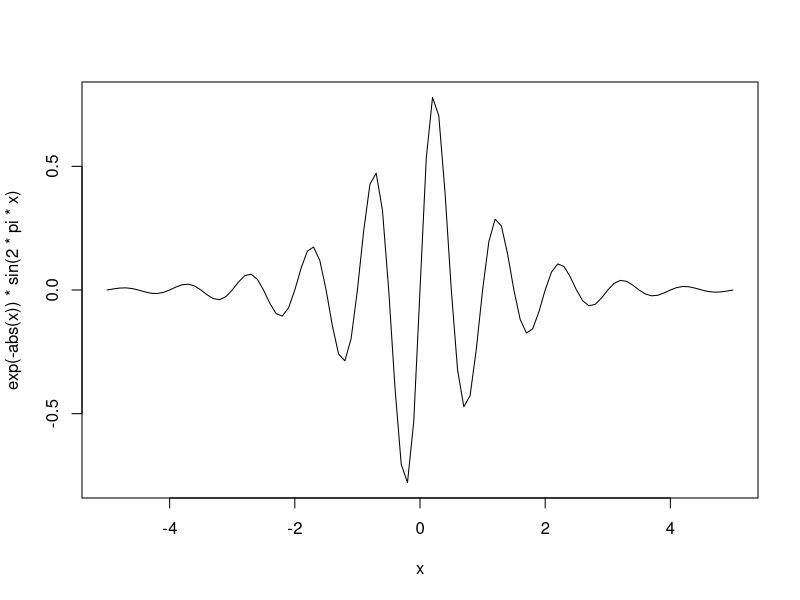
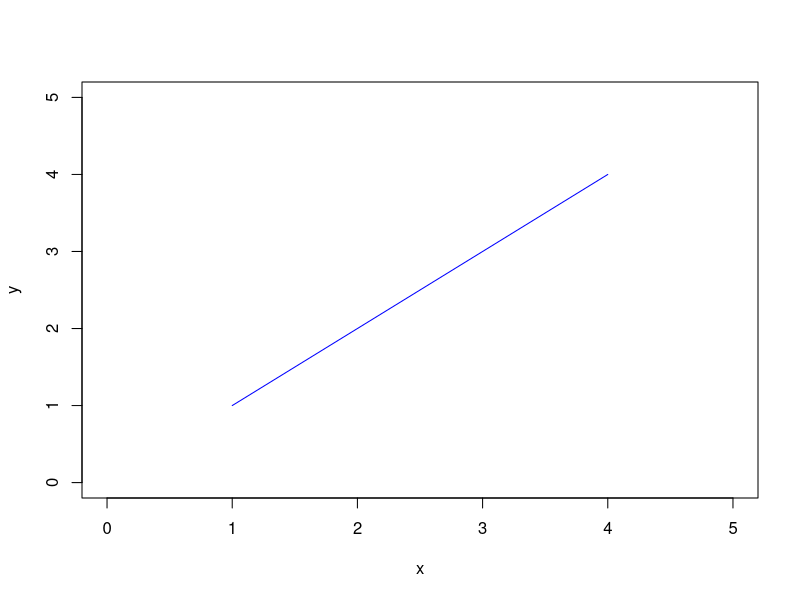
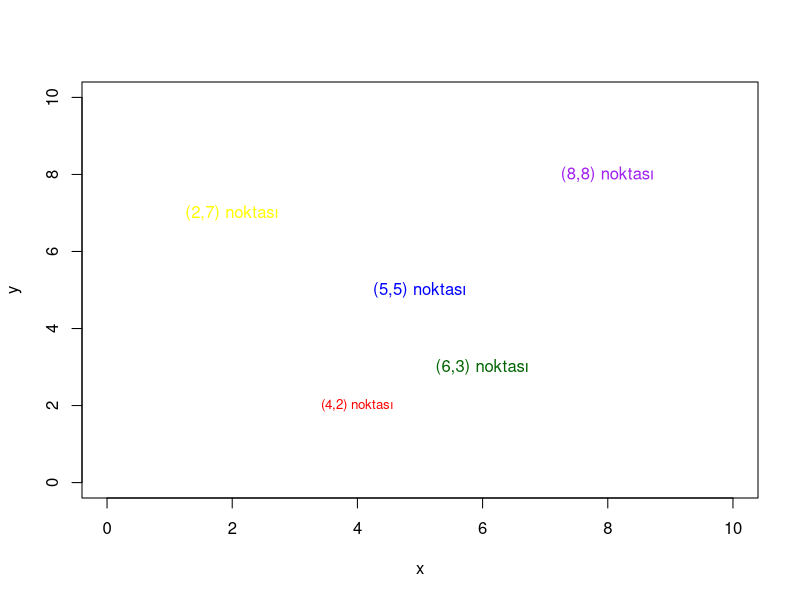
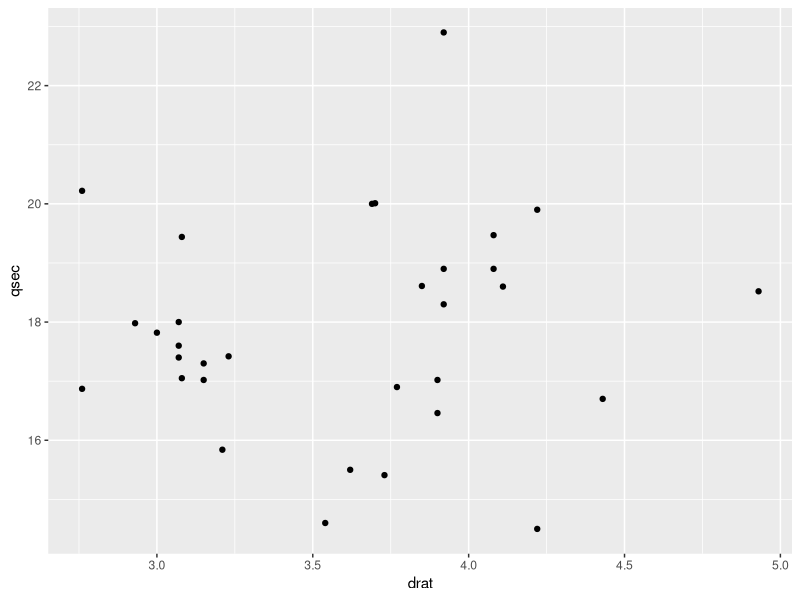
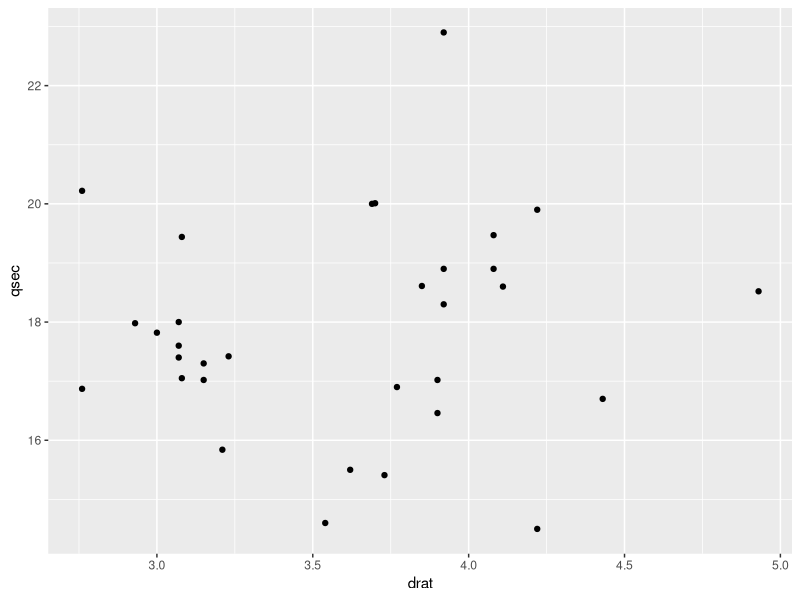
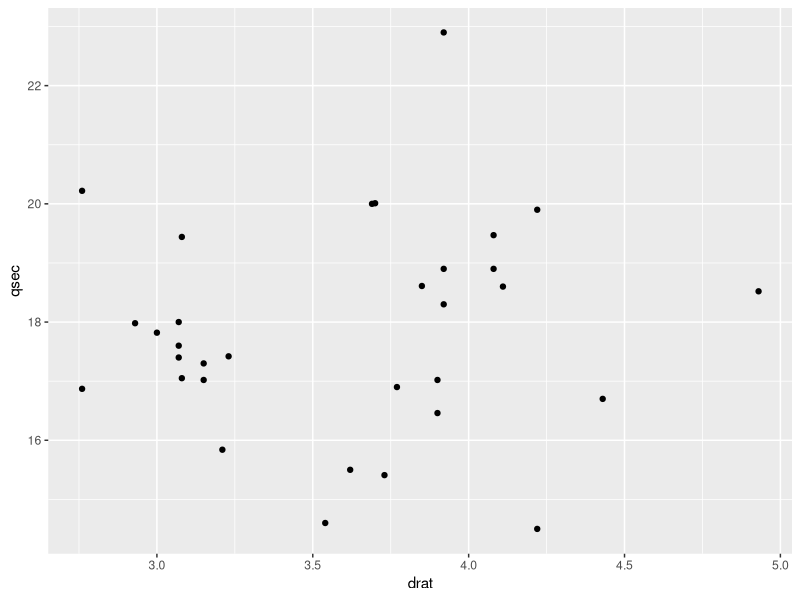
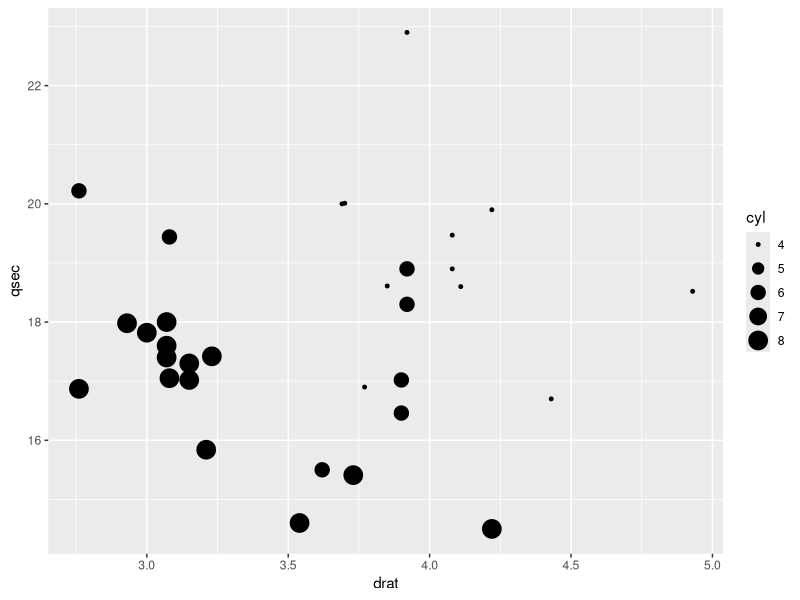
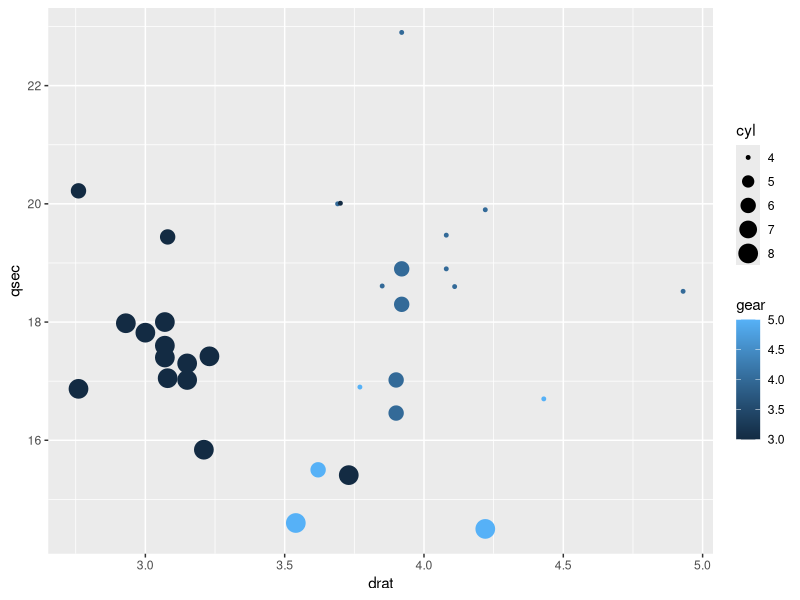

Source code (R) for these figures, in order: (Note: this script raises an error after producing the figures.)
#R'DA FONKSİYON ÇİZİMİ#
#fonksiyon çizmek için curve() kullanılır
curve(exp(-abs(x))*sin(2*pi*x), -5, 5) #exp=> çizilen fonksiyon, -5, to = 5: x ekseninin çizim aralığı.

##istenen iki çizgi arasında çizgi çizme
#segments kullanılır
plot(NULL, xlim=c(0,5),
     ylim=c(0,5),
     xlab="x",
     ylab="y") #çizim alanı oluşturur
segments(x0=1, y0=1, x1=4, y1=4, col="blue")# belirli bir segment, çizgi çizer

##grafiğe metin ekleme
#bunun için text fonksiyonu kullanılır
plot(NULL, xlim=c(0,10),
     ylim=c(0,10),
     xlab="x",
     ylab="y")
text(x=4, y=2, labels="(4,2) noktası", col="red", cex=0.8) #cex=noktanın boyutu
text(x=6, y=3, labels="(6,3) noktası" , col="darkgreen")
text(x=8, y=8, labels="(8,8) noktası", col="purple" )
text(x=5, y=5, labels="(5,5) noktası", col="blue" )
text(x=2, y=7, labels="(2,7) noktası",col="yellow" )

#QQPLOT2 KÜTÜPHANESİ#
install.packages("ggplot2")
library(ggplot2) #ggplot2 Veri görselleştirmesi yapmak için kullanılır ve özellikle veri analizi ve raporlama için yaygın olarak tercih edilen bir pakettir.
library(datasets)
qplot(x=drat, y=qsec, data=mtcars)
#ggplot yapısı basitçe söyledir
#ggplot(data,aes(x,y)+geom_point+geom_line()+geom_smooth)

#SAÇILIM GRAFİĞİ#
ggplot(mtcars, aes(x=drat, y=qsec))+geom_point()

p<-ggplot(mtcars,aes(x=drat, y=qsec))
p+geom_point()

###Aynı grafiği belirli bir değişken bakımından nasıl çizdiririz
ggplot(mtcars,aes(x=drat, y=qsec))+geom_point(aes(size=cyl)) #size=cyl nokta boyutunu belirler. Yani her bir noktanın boyutu, o noktaya karşılık gelen "cyl" değeriyle belirlenir.
ggplot(mtcars,aes(x=drat, y=qsec))+geom_point(aes(size=cyl,col=gear)) #col=gear noktaları renklendirir
ggplot(mtcars,aes(x=drat, y=qsec,size=cyl,col=gear))+geom_point() #böylede yazılabilir.
ggplot(mtcars,aes(x=drat, y=qsec))+geom_point(aes(col=as.factor(gear))) #as.factor(gear) ifadesi, "gear" değişkenini faktör veri tipine dönüştürerek renk skalasını kategorik yapar.

######ÇİZGİ GARFİĞİ#########
ggplot(cars,aes(x=speed, y=dist))+
  geom_line()
#grafiği çizgilerle birleştirilmiş noktalar şeklinde çizmek istersek
ggplot(cars,aes(x=speed,y=dist))+
  geom_point()+
  geom_line()

######SÜTUN GRAFİĞİ######
ggplot(mtcars,aes(x=carb))+
  geom_bar()
#factor değişkeni daha düzgün bir görünüme dönüştürür
ggplot(mtcars,aes(x=as.factor(carb)))+
  geom_bar()

ggplot(mtcars,aes(x=as.factor(cyl),fill=as.factor(gear)))+
  geom_bar(position="dodge")

ggplot(mtcars, aes(x=as.factor(cyl), fill=as.factor(gear))) +
  geom_bar(position=position_dodge(width=0.5))

ggplot(mtcars,aes(x=as.factor(cyl),fill=as.factor(gear)))+
  geom_bar(position="stack")

####HİSTOGRAM#####
ggplot(mtcars,aes(x=qsec))+
  geom_histogram(binwidth=1,fill="lightblue",col="orange")

####KUTU GRAFİĞİ#####
library(ggplot2)
library(grid)  # temel grafik düzenleme işlemlerini gerçekleştirmek için kullanılır.
install.packages("gridExtra") #grid paketinin temel işlevselliğini genişletir ve özellikle birden fazla ggplot nesnesini birleştirmek için kullanılır.
library(gridExtra)
p1<- ggplot(iris,aes(x=Species, y=Sepal.Length))+
  geom_boxplot()+
  theme_bw()
p1

p2<- ggplot(iris,aes(x=Species, y=Sepal.Length))+
  geom_boxplot(outlier.color="red",outlier.shape=1)+
  theme_bw() ## aykırıdegerler renklendirildi
p2
p3<-ggplot(iris,aes(x=Species, y=Sepal.Length))+
  geom_boxplot()+
  geom_jitter(width = 0.2)+ theme_bw()
p3

grid.arrange(p1,p2,p3,ncol=3) #3 grafiği yan yana gözterir

#YOĞUNLUK GRAFİĞİ#
ggplot(iris, aes(Sepal.Length))+
  geom_density(aes(fill=Species), alpha=0.7)+  # alpha=0.7 ifadesi, renkli alanlardaki şeffaflığı düzenler.
  labs(title = "Yoğunluk Grafiği",
       subtitle = "iris veri seti",
       x="Sepal Length",
       y="Yoğunluk")+
  theme_minimal() # "minimal" temayı grafiğe uygular.


### Çoklu cizim
head(morley)
ggplot(morley, aes(x=Run, y=Speed))+  geom_line(aes(linetype=as.factor(Expt))) 
#morley veri setindeki run ve speed değişkenlerini ile bir çizgi grafiği çizer. Expt’i ise faktör değişkeni haline getirip gruplandırır.

## Baslık ve Eksen isimlendirmesi
p<-ggplot(mtcars,aes(x=drat,y=qsec))
p+geom_line()+
  ggtitle("Hız-Mesafe Grafiği")+
  xlab("Hız")+
  ylab("Mesafe")

p+geom_line()+
  labs(title="Hız-Mesafe Grafiği", x="Hız", y="Mesafe")

### Grafige metin eklemek
p4<-ggplot(cars, aes(x=speed, y=dist))+
  geom_point()+
  stat_smooth(method = lm) #düzleştirme eğrisi ekler
p4+annotate(geom = "text",
            x=15, y=50,
            label="Doğrusal Regresyon Eğrisi",
            family="serif",
            fontface="italic",
            colour="darkblue",
            size=8)

#Grafiğe doğru eklenmesi
#bir grafiğe yatay,dikey veya eğimli bir doğru eklenebilir
#geom_hline(): yatay doğru için
#geom_vline(): dikey doğru için
#geom_abline() :spesifik özelliklerini belirteceğimiz doğru için 

p4<- ggplot(cars,aes(x=speed, y=dist))+ geom_point()
p4
p4+geom_hline(yintercept = 50)+
  geom_vline(xintercept = 15)+
  geom_abline(intercept = 25, slope=3)
#slope: çizginin ne kadar eğik veya düz olacağını belirler.
#intercept: Eğik çizginin yatay ekseni (x) kestiği noktadır. Yani, çizginin x-eksenini kestiği noktanın y koordinatını ifade eder.

#birden fazla çizgi çizme
data_lines <-data.frame(x=2:4,
                        y=c(4.5,5,2),
                        xend=c(6,8,5),
                        yend=c(7,5,6),
                        col=paste("line_", letters[1:3]))
data_lines
gp + geom_segment(data=data_lines,aes(x=x,y=y,xend=xend,yend=yend,  col=col))
